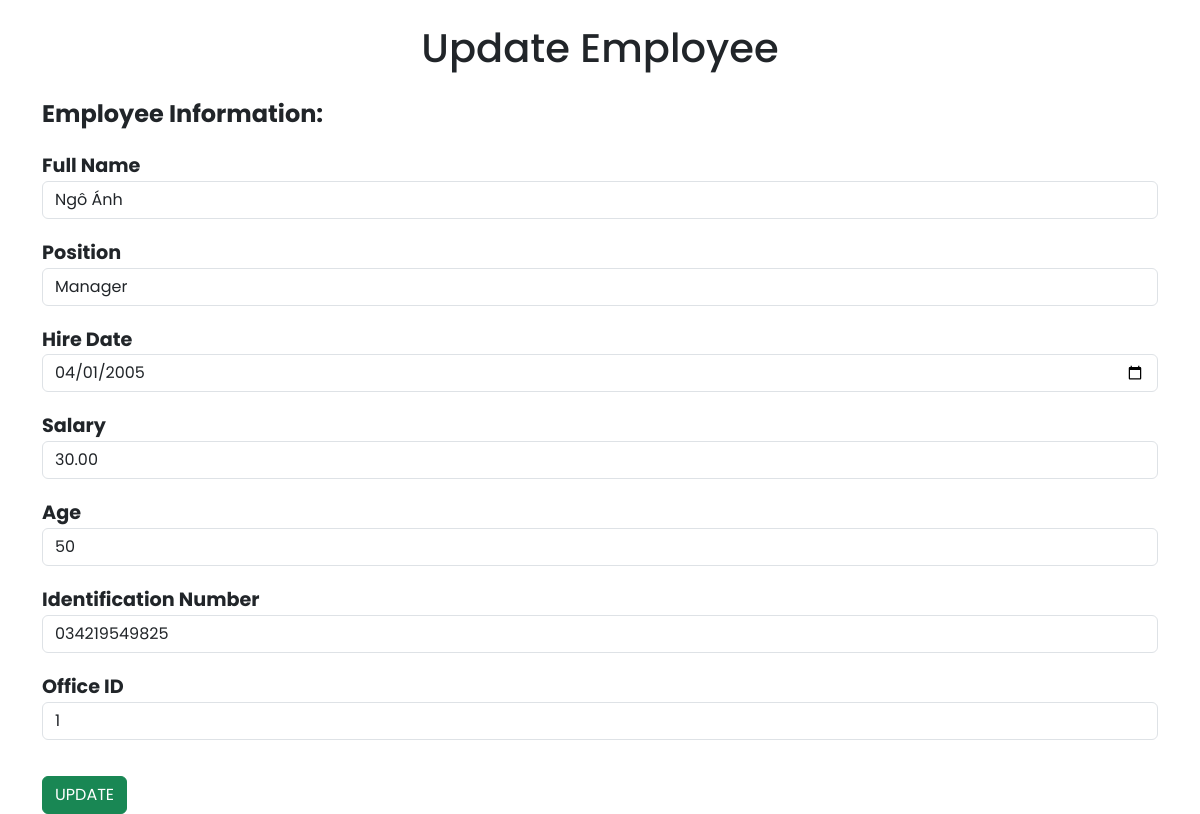
The app's page /update_data_employee.php?employeeId=1 with its own data.
### tables this page shows
CREATE TABLE `employee` (
  `employeeId` int NOT NULL,
  `fullName` varchar(50) DEFAULT NULL,
  `position` varchar(30) DEFAULT NULL,
  `hireDate` date DEFAULT NULL,
  `salary` decimal(10,2) DEFAULT NULL,
  `age` int DEFAULT NULL,
  `identificationNumber` varchar(20) DEFAULT NULL,
  `officeId` int DEFAULT NULL,
  PRIMARY KEY (`employeeId`),
  KEY `officeId` (`officeId`),
  CONSTRAINT `employee_ibfk_1` FOREIGN KEY (`officeId`) REFERENCES `office` (`officeId`)
);

### update_data_employee.php (the view, shortened to what this page needs)
<!DOCTYPE html>
<html lang="en">
<head>
    <link rel="stylesheet" type="text/css" href="style.css">
    <link href="https://cdn.jsdelivr.net/npm/bootstrap@5.3.2/dist/css/bootstrap.min.css" rel="stylesheet">
</head>
<body>
    <?php include 'dbcon.php'; ?>
    <div class="container">
        <h1 id="main-title" class="text-center my-4">Update Employee</h1>
        <?php
        if(isset($_GET['employeeId'])) {
            $employeeId = $_GET['employeeId'];
        }
        $query = "SELECT * FROM `employee` WHERE `employeeId` = '$employeeId'";
        $result = mysqli_query($connection, $query);
        if(!$result) {
            die("Query Failed" . mysqli_error($connection));
        } else {
            $row = mysqli_fetch_assoc($result);
        }
        ?>
        <div class="form-title">Employee Information:</div>
        <form action="update_data_employee.php?employeeId_new=<?php echo $employeeId; ?>" method="post">
            <div class="form-group">
                <label for="fullName">Full Name</label>
                <input type="text" name="fullName" class="form-control" value="<?php echo $row['fullName']; ?>" autocapitalize="off">
            </div>
            <div class="form-group">
                <label for="position">Position</label>
                <input type="text" name="position" class="form-control" value="<?php echo $row['position']; ?>" autocapitalize="off" autocomplete="off">
            </div>
            <div class="form-group">
                <label for="hireDate">Hire Date</label>
                <input type="date" name="hireDate" class="form-control" value="<?php echo $row['hireDate']; ?>" autocapitalize="off">
            </div>
            <div class="form-group">
                <label for="salary">Salary</label>
                <input type="text" name="salary" class="form-control" value="<?php echo $row['salary']; ?>" autocapitalize="off">
            </div>
            <div class="form-group">
                <label for="age">Age</label>
                <input type="text" name="age" class="form-control" value="<?php echo $row['age']; ?>" autocapitalize="off">
            </div>
            <div class="form-group">
                <label for="identificationNumber">Identification Number</label>
                <input type="text" name="identificationNumber" class="form-control" value="<?php echo $row['identificationNumber']; ?>" autocapitalize="off">
            </div>
            <div class="form-group">
                <label for="officeId">Office ID</label>
                <input type="text" name="officeId" class="form-control" value="<?php echo $row['officeId']; ?>" autocapitalize="off">
            </div>
            <input type="submit" class="btn btn-success mt-3" name="update_employee" value="UPDATE">
        </form>
    </div>
</body>
</html>

### style.css (style rules this page uses)
* { font-family:'Poppins', sans-serif; margin:0; padding:0; box-sizing: 0; outline:none; border:none; text-decoration: none; text-transform: capitalize; transition: all .2s linear; }
:root { --green : green; --black : black; --light-color: #666; --box-shadow: 0 .5rem 1rem rgba(0,0,0.1); --border: 2rem solid rgba(0,0,0.1); --outline: 1rem solid rgba(0,0,0.1); }
html { font-size: 100% ; overflow-x: hidden; scroll-behavior: smooth; scroll-padding-top: 7rem; }
body { background: #eee; }

### update_data_employee.php (style rules this page uses)
.form-group { margin-bottom: 20px; }
.form-group label { font-weight: bold; font-size: 1.2em; }
.form-title { font-size: 1.5em; font-weight: bold; margin-bottom: 20px; }

### records on screen
employee: fullName "Ngô Ánh", position "Manager", hireDate "04/01/2005", salary "30.00", age "50", identificationNumber "034219549825", officeId "1"
